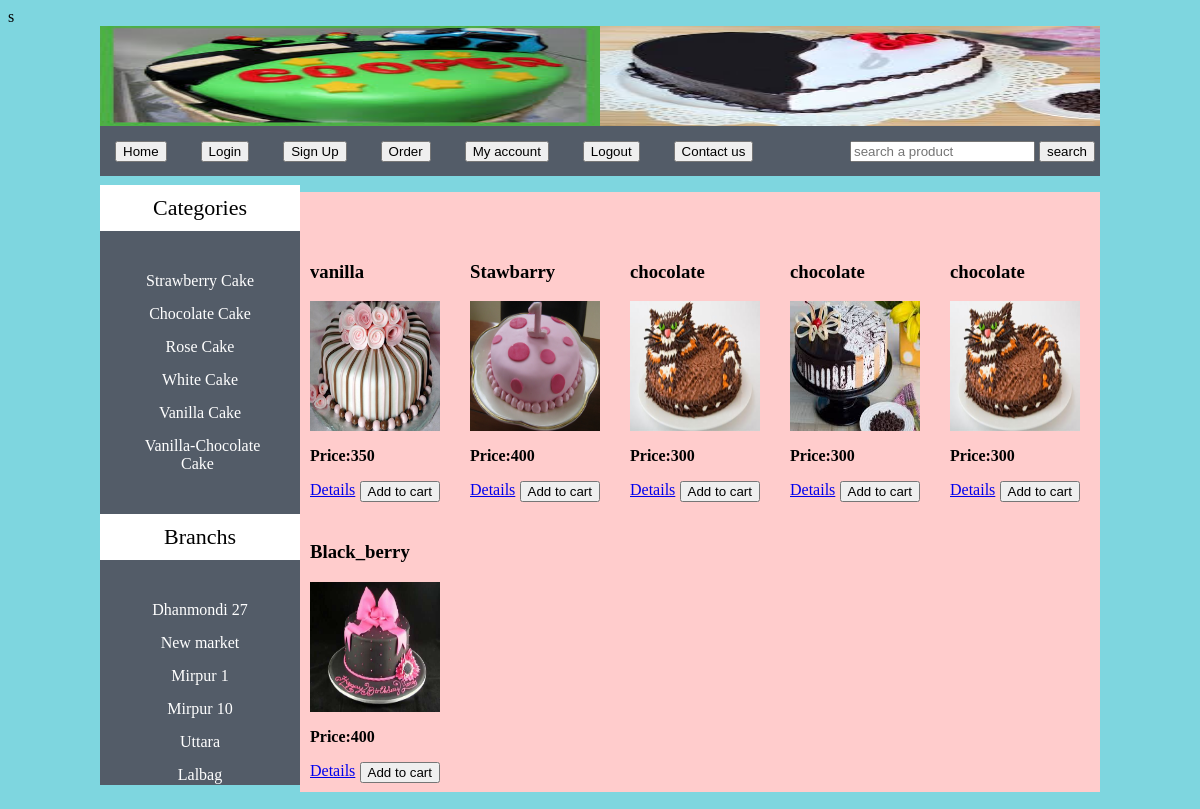
The page / on the database its author committed.
### tables this page shows
CREATE TABLE `categorie` (
  `cat_id` int(100) NOT NULL,
  `cat_title` text NOT NULL
);

CREATE TABLE `branch` (
  `branch_id` int(100) NOT NULL,
  `branch_title` text NOT NULL
);

CREATE TABLE `cakes` (
  `cake_id` int(100) NOT NULL,
  `cat_id` int(100) NOT NULL,
  `branch_id` int(100) NOT NULL,
  `date` timestamp(6) NOT NULL DEFAULT CURRENT_TIMESTAMP(6) ON UPDATE CURRENT_TIMESTAMP(6),
  `cake_title` text NOT NULL,
  `cake_img1` text NOT NULL,
  `cake_price` int(100) NOT NULL,
  `cake_desc` text NOT NULL,
  `status` text NOT NULL
);

### index.php (the view, shortened to what this page needs)
<?php
    include("includes/config.php");
?>
<!DOCTYPE html>
<html>
    <head>
        <link rel="stylesheet" href="styles/style.css" media="all"/>
    </head>
    <body>
        <div class="main_wrapper">
            <div class="header_wrapper">
                <img src="img/main.png" style="float:left" width="500px" height="100px">
                <img src="img/13.png" style="float: right;"width="500px" height="100px">
            </div>
            <div id="navbar">
               <ul id="menu">
                   <li><a href="index.php"><button type="button"  id="">Home</button></a></li>
        <li><a  href="log/login.html"><button type="button"  id="">Login</button></a></li>
        <li><a  href="log/SIGNIN.HTML"><button type="button"  id="">Sign Up</button></a></li>
        <li><a  href="log/j.html"><button type="button"  id="">Order</button></a></li>
        <li><a href="#"><button type="button"  id="">My account</button></a></li>
        <li><a href="log/login.html"><button type="button"  id="">Logout</button></a></li>
        <li><a href="log/logout.html"><button type="button"  id="">Contact us</button></a></li>
               </ul>
               <div id="form">
                   <form method="GET"  >
                    <input type="text" name="user_query" placeholder="search a product" />
                    <input type="submit" name="search" value="search"/>
                </form>
               </div>
            </div>
            <div class="contant_wrapper">
                <div id="left_sidebar">
                    <div id="sidebar_title"><center>Categories</center></div>
                        <ul id="cats">
                        <?php
                            $get_cat="select * from Categorie";
                            $run_cat = mysqli_query($con, $get_cat);
                            while($row_cat=mysqli_fetch_array($run_cat)){
                                $cat_id = $row_cat['cat_id'];
                                $cat_title = $row_cat['cat_title'];
                               echo "<li><a href='index.php?cat=$cat_id'>$cat_title</a></li>";
                            }
                        ?>
                        </ul>
                        <div id="sidebar_title"><center>Branchs</center></div>
                        <ul id="cats">
                        <?php
                            $get_branch="select * from branch";
                            $run_branch = mysqli_query($con, $get_branch);
                            while($row_branch=mysqli_fetch_array($run_branch)){
                                $branch_id = $row_branch['branch_id'];
                                $branch_title = $row_branch['branch_title'];
                               echo "<li><a href='index.php?branch=$branch_id'>$branch_title</a></li>";
                            }
                            ?>
                            </ul>
                </div>
                <div id="right_content">
                <div id="product_box">
                    </div>
                  <?php
                  $get_cakes="select * from cakes order by rand() LIMIT 0,6";
                            $run_cakes = mysqli_query($con, $get_cakes);
                            while($row_cakes=mysqli_fetch_array($run_cakes)){
                                $cake_id = $row_cakes['cake_id'];
                                $cake_title = $row_cakes['cake_title'];
                                $cake_price = $row_cakes['cake_price'];
                                $cake_image = $row_cakes['cake_img1'];
                                echo" <div id='single_product'>
                                <h3>$cake_title</h3>
                                <img class='img-responsive' src='admin_area/cake_img/$cake_image' width='130' height='130'><br>
                                <p><b>Price:$cake_price</b></p>
                                <a href='detaails.php?cake_id=$cake_id'style='float:left;'>Details</a>
                                <a href='index.php?add_cart=&cake_id'><button style='float:right;'>Add to cart</button></a>
                                </div>";
                              }
                                ?>
                </div>
              </div>
            </div>
    </body>
</html>

### styles/style.css (style rules this page uses)
body { background: #7ed6df; }
.main_wrapper { width: 1000px; height: auto; margin: auto; }
.header_wrapper { width: 1000px; height: 100px; background: #FFF; }
#navbar { width:1000px; height:50px; background: #535c68; color: #FFF; }
#menu { padding: 0; line-height: 36px; margin-top: 5px; float: left; }
#menu li { list-style: none; display: inline; }
#menu a { color: #fff; text-decoration: none; font-size: 20px; margin: 5px; padding:10px; }
#form { float: right; line-height: 50px; padding-right: 5px; }
#right_content { width: 800px; height: 600px; background: #ffcccc; float: right; }
#left_sidebar { width: 200px; height:600px; background: #535c68; color: #FFF; float: left; }
#sidebar_title { background: #FFF; color: #000000; padding: 10px; font-size:22px; font-family: serif; }
#cats { text-align: center; padding: 10px; }
#cats li { list-style: none; margin: 15px; }
#cats a { color: #FFF; font-size: px; text-decoration: none; margin:5px; }
#product_box { width: 780px; padding: 10px; text-align: center; margin-left: 30px; margin-top: 10px; margin-bottom: 10px; }
#single_product { float:left;padding: 10px;margin-right:10px; }

### rows shown on the page
categorie: cat_title "Strawberry Cake"
categorie: cat_title "Chocolate Cake"
categorie: cat_title "Rose Cake"
categorie: cat_title "White Cake"
categorie: cat_title "Vanilla Cake"
categorie: cat_title "Vanilla-Chocolate Cake"
branch: branch_title "Dhanmondi 27"
branch: branch_title "New market"
branch: branch_title "Mirpur 1"
branch: branch_title "Mirpur 10"
branch: branch_title "Uttara"
branch: branch_title "Lalbag"
cakes: cake_title "vanilla", cake_img1 (picture), cake_price "350"
cakes: cake_title "Stawbarry", cake_img1 (picture), cake_price "400"
cakes: cake_title "chocolate", cake_img1 (picture), cake_price "300"
cakes: cake_title "chocolate", cake_img1 (picture), cake_price "300"
cakes: cake_title "chocolate", cake_img1 (picture), cake_price "300"
cakes: cake_title "Black_berry", cake_img1 (picture), cake_price "400"
